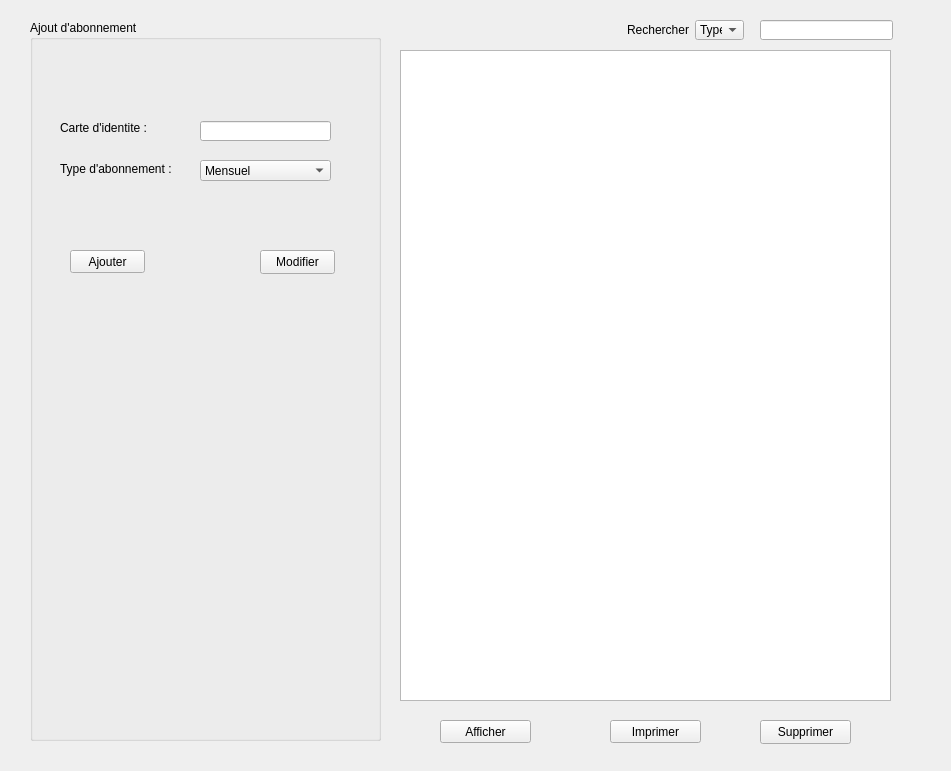
<?xml version="1.0" encoding="UTF-8"?>
<ui version="4.0">
 <class>GererAbonnement</class>
 <widget class="QFrame" name="GererAbonnement">
  <property name="geometry">
   <rect>
    <x>0</x>
    <y>0</y>
    <width>951</width>
    <height>771</height>
   </rect>
  </property>
  <property name="windowTitle">
   <string>Frame</string>
  </property>
  <widget class="QLabel" name="Rechercher">
   <property name="geometry">
    <rect>
     <x>627</x>
     <y>20</y>
     <width>62</width>
     <height>20</height>
    </rect>
   </property>
   <property name="text">
    <string>Rechercher :</string>
   </property>
  </widget>
  <widget class="QLineEdit" name="lineEdit_7">
   <property name="geometry">
    <rect>
     <x>760</x>
     <y>20</y>
     <width>133</width>
     <height>20</height>
    </rect>
   </property>
  </widget>
  <widget class="QComboBox" name="comboBox_2">
   <property name="geometry">
    <rect>
     <x>695</x>
     <y>20</y>
     <width>49</width>
     <height>20</height>
    </rect>
   </property>
   <item>
    <property name="text">
     <string>Type</string>
    </property>
   </item>
   <item>
    <property name="text">
     <string>CIN</string>
    </property>
   </item>
  </widget>
  <widget class="QTableView" name="tableView_2">
   <property name="geometry">
    <rect>
     <x>400</x>
     <y>50</y>
     <width>491</width>
     <height>651</height>
    </rect>
   </property>
  </widget>
  <widget class="QPushButton" name="pushButton_4">
   <property name="geometry">
    <rect>
     <x>440</x>
     <y>720</y>
     <width>91</width>
     <height>23</height>
    </rect>
   </property>
   <property name="text">
    <string>Afficher</string>
   </property>
  </widget>
  <widget class="QPushButton" name="pushButton_7">
   <property name="geometry">
    <rect>
     <x>610</x>
     <y>720</y>
     <width>91</width>
     <height>23</height>
    </rect>
   </property>
   <property name="text">
    <string>Imprimer</string>
   </property>
  </widget>
  <widget class="QPushButton" name="pushButton_5">
   <property name="geometry">
    <rect>
     <x>760</x>
     <y>720</y>
     <width>91</width>
     <height>24</height>
    </rect>
   </property>
   <property name="text">
    <string>Supprimer</string>
   </property>
   <property name="icon">
    <iconset>
     <normaloff>../Pictures/empty_recycle_bin_by_brightknight.png</normaloff>../Pictures/empty_recycle_bin_by_brightknight.png</iconset>
   </property>
  </widget>
  <widget class="QGroupBox" name="groupBox_2">
   <property name="geometry">
    <rect>
     <x>30</x>
     <y>20</y>
     <width>351</width>
     <height>721</height>
    </rect>
   </property>
   <property name="title">
    <string>Ajout d'abonnement</string>
   </property>
   <widget class="QPushButton" name="pushButton_8">
    <property name="geometry">
     <rect>
      <x>230</x>
      <y>230</y>
      <width>75</width>
      <height>24</height>
     </rect>
    </property>
    <property name="text">
     <string>Modifier</string>
    </property>
    <property name="icon">
     <iconset>
      <normaloff>../Pictures/flèche-de-cycle-renouvellement-écolo-1560x1502.png</normaloff>../Pictures/flèche-de-cycle-renouvellement-écolo-1560x1502.png</iconset>
    </property>
   </widget>
   <widget class="QLineEdit" name="lineEdit_CIN">
    <property name="geometry">
     <rect>
      <x>170</x>
      <y>101</y>
      <width>131</width>
      <height>20</height>
     </rect>
    </property>
    <property name="text">
     <string/>
    </property>
   </widget>
   <widget class="QComboBox" name="comboBox_Type">
    <property name="geometry">
     <rect>
      <x>170</x>
      <y>140</y>
      <width>131</width>
      <height>21</height>
     </rect>
    </property>
    <property name="currentIndex">
     <number>0</number>
    </property>
    <property name="maxVisibleItems">
     <number>2</number>
    </property>
    <property name="maxCount">
     <number>2</number>
    </property>
    <item>
     <property name="text">
      <string>Mensuel</string>
     </property>
    </item>
    <item>
     <property name="text">
      <string>Annuel</string>
     </property>
    </item>
   </widget>
   <widget class="QPushButton" name="pb_ajouter">
    <property name="geometry">
     <rect>
      <x>40</x>
      <y>230</y>
      <width>75</width>
      <height>23</height>
     </rect>
    </property>
    <property name="text">
     <string>Ajouter</string>
    </property>
    <property name="icon">
     <iconset>
      <normaloff>../Pictures/Male-user-add-icon.png</normaloff>../Pictures/Male-user-add-icon.png</iconset>
    </property>
   </widget>
   <widget class="QLabel" name="label_Type">
    <property name="geometry">
     <rect>
      <x>30</x>
      <y>141</y>
      <width>111</width>
      <height>16</height>
     </rect>
    </property>
    <property name="text">
     <string>Type d'abonnement :</string>
    </property>
   </widget>
   <widget class="QLabel" name="label_CIN">
    <property name="geometry">
     <rect>
      <x>30</x>
      <y>100</y>
      <width>111</width>
      <height>16</height>
     </rect>
    </property>
    <property name="text">
     <string>Carte d'identite :</string>
    </property>
   </widget>
  </widget>
 </widget>
 <resources/>
 <connections/>
</ui>
